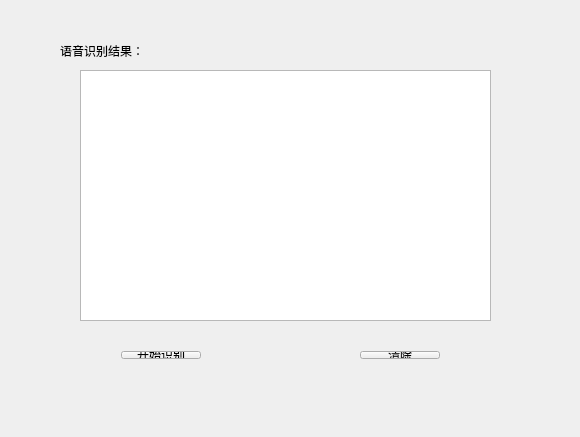
<?xml version="1.0" encoding="UTF-8"?>
<ui version="4.0">
 <class>recognition</class>
 <widget class="QWidget" name="recognition">
  <property name="geometry">
   <rect>
    <x>0</x>
    <y>0</y>
    <width>580</width>
    <height>437</height>
   </rect>
  </property>
  <property name="windowTitle">
   <string>recognition</string>
  </property>
  <widget class="QTextEdit" name="textEdit">
   <property name="geometry">
    <rect>
     <x>80</x>
     <y>70</y>
     <width>411</width>
     <height>251</height>
    </rect>
   </property>
  </widget>
  <widget class="QLabel" name="label">
   <property name="geometry">
    <rect>
     <x>60</x>
     <y>40</y>
     <width>101</width>
     <height>21</height>
    </rect>
   </property>
   <property name="text">
    <string>语音识别结果：</string>
   </property>
  </widget>
  <widget class="QWidget" name="">
   <property name="geometry">
    <rect>
     <x>110</x>
     <y>340</y>
     <width>341</width>
     <height>30</height>
    </rect>
   </property>
   <layout class="QHBoxLayout" name="horizontalLayout">
    <item>
     <widget class="QPushButton" name="pushButton">
      <property name="text">
       <string>开始识别</string>
      </property>
     </widget>
    </item>
    <item>
     <spacer name="horizontalSpacer">
      <property name="orientation">
       <enum>Qt::Horizontal</enum>
      </property>
      <property name="sizeHint" stdset="0">
       <size>
        <width>40</width>
        <height>20</height>
       </size>
      </property>
     </spacer>
    </item>
    <item>
     <widget class="QPushButton" name="pushButton_clear">
      <property name="text">
       <string>清除</string>
      </property>
     </widget>
    </item>
   </layout>
  </widget>
 </widget>
 <layoutdefault spacing="6" margin="11"/>
 <resources/>
 <connections/>
</ui>
